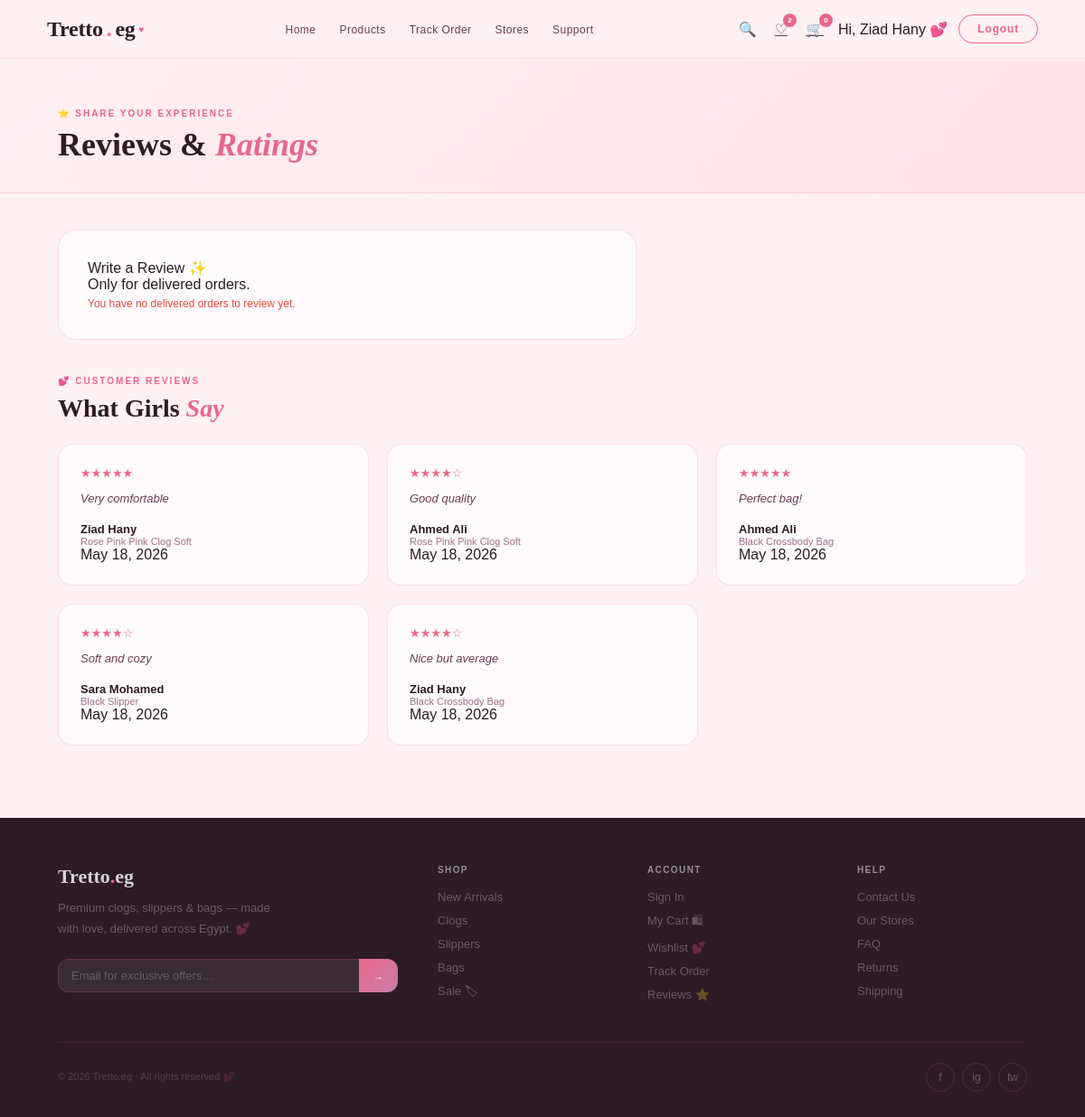
Screenshot of /MVC/View/GUI/reviews.php (signed in) with the database file from the repository.
### tables this page shows
CREATE TABLE review (
    review_ID INT PRIMARY KEY AUTO_INCREMENT,
    prod_ID INT,
    userID INT,
    rating DECIMAL(3,2),
    comment TEXT,
    reviewDate TIMESTAMP DEFAULT CURRENT_TIMESTAMP,
    helpful_count INT DEFAULT 0,
    FOREIGN KEY (prod_ID) REFERENCES product(PID) ON DELETE CASCADE,
    FOREIGN KEY (userID) REFERENCES users(userID) ON DELETE CASCADE
);

CREATE TABLE users (
    userID INT PRIMARY KEY AUTO_INCREMENT,
    name VARCHAR(255),
    email VARCHAR(100) UNIQUE,
    phone VARCHAR(20),
    password VARCHAR(255),
    address VARCHAR(255),
    city VARCHAR(100),
    country VARCHAR(100),
    role ENUM('user','admin') DEFAULT 'user',
    registrationDate TIMESTAMP DEFAULT CURRENT_TIMESTAMP
);

CREATE TABLE product (
    PID INT PRIMARY KEY AUTO_INCREMENT,
    name VARCHAR(255) NOT NULL,
    price DECIMAL(10,2) NOT NULL,
    descriptions TEXT,
    category VARCHAR(100),
    Number_Of_Sells INT DEFAULT 0,
    created_at TIMESTAMP DEFAULT CURRENT_TIMESTAMP,
    BranchID INT,
    FOREIGN KEY (BranchID) REFERENCES StoreLocation(BranchID)
);

### MVC/Model/reviews.php (called while the page is built, shortened)
<?php
class ReviewModel
{
    private $conn;
    public function __construct($conn)
    {
        $this->conn = $conn;
    }
    public function getAllReviews()
    {
        $result = $this->conn->query("
            SELECT
                r.review_ID,
                r.rating,
                r.comment,
                r.reviewDate,
                r.helpful_count,
                u.name AS user_name,
                p.name AS product_name
            FROM review r
            LEFT JOIN users u ON r.userID = u.userID
            LEFT JOIN product p ON r.prod_ID = p.PID
            ORDER BY r.reviewDate DESC
        ");
        $reviews = [];
        if ($result) {
            while ($row = $result->fetch_assoc()) {
                $reviews[] = $row;
            }
        }
        return $reviews;
    }
}
?>

### MVC/View/GUI/reviews.php (the view, shortened to what this page needs)
<?php
require_once __DIR__ . "/../../../db.php";
require_once __DIR__ . "/../../Model/reviews.php";
$model = new ReviewModel($conn);
$reviews = $model->getAllReviews();
?>
<!DOCTYPE html>
<html lang="en">
<head>
    <link rel="stylesheet" href="../css/navbar.css">
    <link rel="stylesheet" href="../css/main.css">
    <link rel="stylesheet" href="../css/reviews.css">
</head>
<body>
    <?php include 'component/navbar.php'; ?>
    <div class="page" id="page-reviews">
        <div class="page-header">
            <div class="sec-tag">⭐ Share Your Experience</div>
            <h1 class="sec-title">Reviews & <em>Ratings</em></h1>
        </div>
        <div class="page-wrap">
            <div class="review-form-box">
                <div class="form-heading">Write a Review ✨</div>
                <div class="form-subheading">Only for delivered orders.</div>
                <?php if (!isset($_SESSION['userID'])): ?>
                    <div class="error-msg" style="display:block;">
                        You must be <a href="/Tretto.eg--System/MVC/View/GUI/login.php">logged in</a> to write a review.
                    </div>
                <?php elseif (empty($products)): ?>
                    <div class="error-msg" style="display:block;">
                        You have no delivered orders to review yet.
                    </div>
                <?php endif; ?>
            </div>
            <div style="margin-top:40px;">
                <div class="sec-tag">💕 Customer Reviews</div>
                <h2 class="sec-title" style="font-size:28px; margin-bottom:24px;">
                    What Girls <em>Say</em>
                </h2>
            </div>
            <div class="reviews-list" id="reviews-list">
                <?php if (!empty($reviews)): ?>
                    <?php foreach ($reviews as $row): ?>
                        <div class="rev-card">
                            <div class="rev-stars">
                                <?php
                                $stars = (int) round((float) $row['rating']);
                                echo str_repeat('★', $stars) . str_repeat('☆', 5 - $stars);
                                ?>
                            </div>
                            <p class="rev-text">
                                <?= $row['comment'] ?>
                            </p>
                            <div class="rev-name">
                                <?= $row['user_name'] ?? 'Anonymous' ?>
                            </div>
                            <div class="rev-prod">
                                <?= $row['product_name'] ?? 'Unknown Product' ?>
                            </div>
                            <div class="rev-date">
                                <?= date('M j, Y', strtotime($row['reviewDate'])) ?>
                            </div>
                        </div>
                    <?php endforeach; ?>
                <?php else: ?>
                    <p>No reviews yet. Be the first to share your experience!</p>
                <?php endif; ?>
            </div>
        </div>
    </div>
    <?php include 'component/footer.php'; ?>
</body>
</html>

### MVC/View/css/main.css (style rules this page uses)
*, *::before, *::after { box-sizing: border-box; margin: 0; padding: 0 }
:root { --blush: #FFF0F3; --blush2: #FFE0E8; --blush3: #FFD6E2; --rose: #E8678A; --rose-d: #C44A6D; --rose-l: #F5A0BB; --mauve: #C97DAA; --mauve-l: #E8C3D8; --nude: #F9EEE8; --nude2: #F0DDD4; --gold: #D4A8B0; --gold-a: #C9998A; --dark: #2D1B25; --mid: #6B3D52; --muted: #A07088; --white: #FFFAFC; --border: rgba(232, 103, 138, .18); --shadow: 0 8px 40px rgba(45, 27, 37, .1); }
html { scroll-behavior: smooth }
body { font-family: 'DM Sans', sans-serif; background: var(--blush); color: var(--dark); overflow-x: hidden; min-height: 100vh }
.page { padding-top: 68px; min-height: 100vh; animation: fadeIn .35s ease; position: relative; z-index: 1 }
.error-msg { font-size: 12px; color: #e74c3c; margin-top: 5px; font-weight: 500; display: none }
.sec-tag { font-size: 10px; letter-spacing: .2em; text-transform: uppercase; color: var(--rose); margin-bottom: 10px; font-weight: 700 }
.sec-title { font-family: 'Playfair Display', serif; font-size: clamp(28px, 3vw, 44px); font-weight: 700; line-height: 1.1; color: var(--dark) }
.sec-title em { font-style: italic; color: var(--rose) }
.page-header { padding: 52px 64px 32px; border-bottom: 1px solid var(--border); background: linear-gradient(135deg, var(--blush) 0%, var(--blush2) 100%) }
.page-wrap { padding: 40px 64px 80px }

### MVC/View/css/reviews.css (style rules this page uses)
.review-form-box { background: var(--white); border: 1.5px solid var(--border); padding: 32px; max-width: 640px; margin-bottom: 40px; border-radius: 20px }
.reviews-list { display: grid; grid-template-columns: repeat(3, 1fr); gap: 20px }
.rev-card { background: var(--white); padding: 24px; border: 1.5px solid var(--border); border-radius: 16px }
.rev-stars { font-size: 13px; color: var(--rose); margin-bottom: 10px }
.rev-text { font-size: 13px; line-height: 1.75; color: var(--mid); font-weight: 300; margin-bottom: 14px; font-style: italic }
.rev-name { font-size: 13px; font-weight: 700; color: var(--dark) }
.rev-prod { font-size: 11px; color: var(--muted) }

### rows the page displays
review: rating "★★★★★", comment "Very comfortable", userID.name "Ziad Hany", prod_ID.name "Rose Pink Pink Clog Soft", reviewDate "May 18, 2026"
review: rating "★★★★", rating "☆", comment "Good quality", userID.name "Ahmed Ali", prod_ID.name "Rose Pink Pink Clog Soft", reviewDate "May 18, 2026"
review: rating "★★★★★", comment "Perfect bag!", userID.name "Ahmed Ali", prod_ID.name "Black Crossbody Bag", reviewDate "May 18, 2026"
review: rating "★★★★", rating "☆", comment "Soft and cozy", userID.name "Sara Mohamed", prod_ID.name "Black Slipper", reviewDate "May 18, 2026"
review: rating "★★★★", rating "☆", comment "Nice but average", userID.name "Ziad Hany", prod_ID.name "Black Crossbody Bag", reviewDate "May 18, 2026"

### other values shown
$favCount "2"
$numCart "0"
$userName "Ziad Hany"
